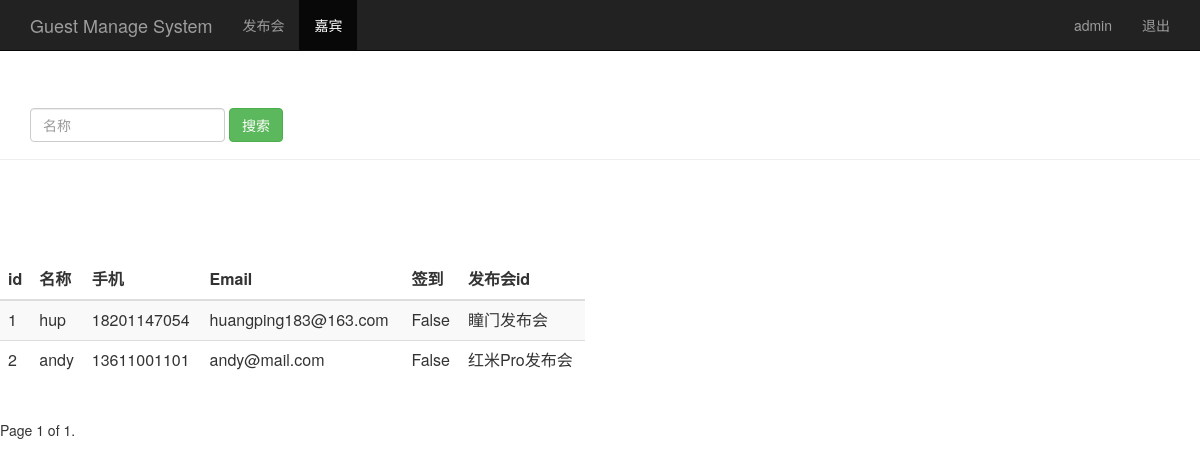
The page /guest_manage/ (signed in) on the database its author committed.
### sign/models.py (models this page shows)
class Guest(models.Model):
    event = models.ForeignKey(Event,on_delete=models.CASCADE)
    realname = models.CharField(max_length=64)     #
    phone = models.CharField(max_length=16)
    email = models.EmailField()
    sign = models.BooleanField()
    create_time = models.DateTimeField(auto_now=True)

class Event(models.Model):
    name = models.CharField(max_length=100)  #发布会标题
    limit = models.IntegerField()            #参加人数
    status = models.BooleanField()           #状态
    address = models.CharField(max_length=200) #地址
    start_time = models.DateTimeField('event time')  #发布会时间
    create_time = models.DateTimeField(auto_now=True) #创建时间（自动获取当前时间）
    def __str__(self):
        return self.name

### sign/views.py (the view)
# urls.py: url(r'^guest_manage/$',views.guest_manage),
@login_required
def guest_manage(request):
    username = request.session.get('user', '')
    guest_list = Guest.objects.all()
    paginator = Paginator(guest_list,2)
    page = request.GET.get('page')
    try:
        contacts=paginator.page(page)
    except PageNotAnInteger:
        contacts = paginator.page(1)
    except EmptyPage:
        contacts= paginator.page(paginator.num_pages)
    return render(request, "guest_manage.html", {"user": username, "guests": contacts})

### sign/templates/guest_manage.html (shortened to what this page needs)
<html lang="zh-CN">
<head>
    {% load bootstrap3 %}
    {% bootstrap_css %}
</head>
<body>
    <nav class="navbar navbar-inverse navbar-fixed-top">
      <div class="container">
        <div class="navbar-header">
          <a class="navbar-brand" href="/guest_manage/">Guest Manage System</a>
        </div>
        <div id="navbar" class="collapse navbar-collapse">
          <ul class="nav navbar-nav">
            <li><a href="/event_manage/">发布会</a></li>
            <li class="active"><a href="#about">嘉宾</a></li>
          </ul>
          <ul class="nav navbar-nav navbar-right">
           <li><a href="#">{{user}}</a></li>
           <li><a href="/logout/">退出</a></li>
         </ul>
        </div>
      </div>
    </nav>
    <div class="page-header" style="padding-top:60px;">
        <div id="navbar" class="navbar-collapse collapse">
            <form class="navbar-form" method="get" action="/search_name">
                <div class="form-group">
                    <input name="name" type="text" placeholder="名称" class="form-control">
                </div>
                <button type="submit" class="btn btn-success">搜索</button>
            </form>
        </div>
    </div>
    <div class="row" style="padding-top: 80px;">
        <div class="col-md-6">
            <table class="table table-striped">
                <thead>
                    <tr>
                        <th>id</th>
                        <th>名称</th>
                        <th>手机</th>
                        <th>Email</th>
                        <th>签到</th>
                        <th>发布会id</th>
                    </tr>
                </thead>
                <tbody>
                    {% for guest in guests %}
                    <tr>
                        <td>{{ guest.id }}</td>
                        <td>{{ guest.realname }}</td>
                        <td>{{ guest.phone }}</td>
                        <td>{{ guest.email }}</td>
                        <td>{{ guest.sign }}</td>
                        <td>{{ guest.event }}</td>
                    </tr>
                    {% endfor %}
                </tbody>
            </table>
        </div>
    </div>
    <div class="pagination">
      <span class="step-links">
          <span class="current">
            Page {{ guests.number }} of {{ guests.paginator.num_pages }}.
          </span>
      </span>
    </div>
</body>
</html>

### rows shown on the page
Guest: id "1", realname "hup", phone "18201147054", email "huangping183@163.com", sign "False", event "瞳门发布会"
Guest: id "2", realname "andy", phone "13611001101", email "andy@mail.com", sign "False", event "红米Pro发布会"

### other values the page prints
{{ user }} "admin"
{{ guests.number }} "1"
{{ guests.paginator.num_pages }} "1"
